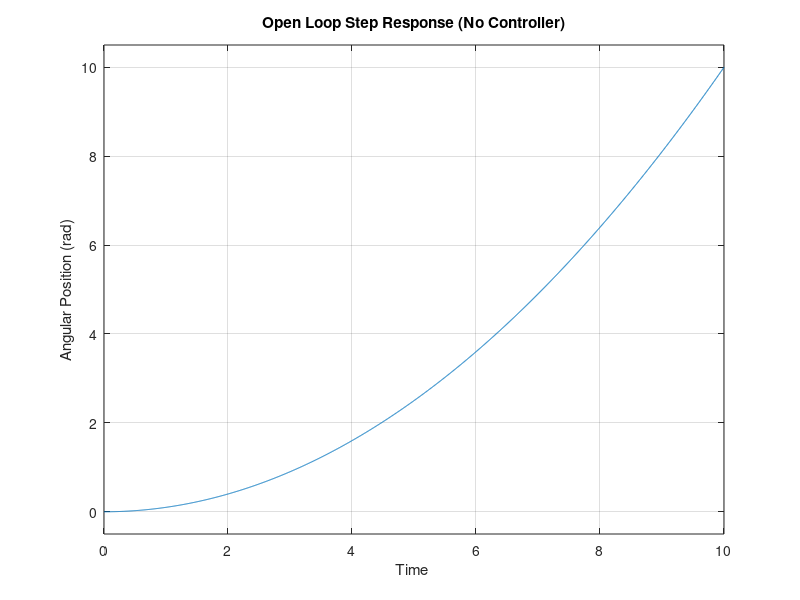
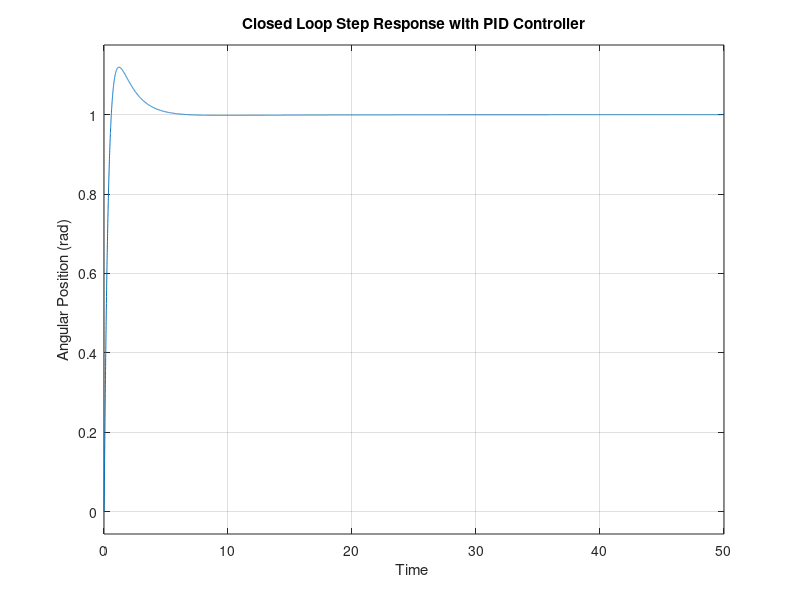

The MATLAB script that drew these images, in order: (Note: this script raises an error after producing the figures.)
clc;
clear;
close all;

% System parameters
I = 5;              % Moment of inertia
s = tf('s');        % Laplace variable
G = 1/(I*s^2);      % Transfer function

disp('Open Loop Transfer Function:')
G

% Open loop step response
figure;
step(G);
title('Open Loop Step Response (No Controller)');
xlabel('Time ');
ylabel('Angular Position (rad)');
grid on;

% PID controller gains
Kp = 12;      
Ki = 1;       
Kd = 18;       

N =  80;           % Derivative filter parameter
Tf = 1/N;          % Filter time constant

% Create PID controller
PID_Controller = pid(Kp, Ki, Kd,Tf);

% Closed-loop system with unity feedback
Closed_Loop_System = feedback(PID_Controller * G, 1);

% Closed-loop step response
figure;
step(Closed_Loop_System);
title('Closed Loop Step Response with PID Controller');
xlabel('Time ');
ylabel('Angular Position (rad)');
grid on;

% Get performance metrics
Performance_Metrics = stepinfo(Closed_Loop_System);

% Display results
disp('Performance Metrics:')
Performance_Metrics

% Time vector for simulation
t = 0:0.01:20;

% Sinusoidal disturbance torque
disturbance = 0.2 * sin(0.5 * t);

% Disturbance to output transfer function
Disturbance_Response = feedback(G, PID_Controller);

% Simulate disturbance response
[y, t_out] = lsim(Disturbance_Response, disturbance, t);

% Plot disturbance response
figure;
plot(t_out, y, 'LineWidth', 1.5);
title('Satellite Response to External Disturbance');
xlabel('Time (seconds)');
ylabel('Angular Position (rad)');
grid on;

%% Visual Animation

% Closed-loop step response data
[theta, t] = step(Closed_Loop_System);

figure;

for k = 1:length(t)

    % Current rotation angle
    current_angle = theta(k);

    % Satellite arm length
    L = 1;

    % Rotated coordinates
    x = L * cos(current_angle);
    y = L * sin(current_angle);

   clf;

% Draw satellite arm
plot([0 x], [0 y], 'LineWidth', 3);
hold on;

% Reference axis
plot([-1.2 1.2], [0 0], '--k');

% Origin point
plot(0,0,'ko','MarkerSize',6,'MarkerFaceColor','k');

axis equal;
axis([-1.2 1.2 -1.2 1.2]);

xlabel('X Axis');
ylabel('Y Axis');
title(['Satellite Attitude (Theta = ' num2str(current_angle,3) ' rad)']);

grid on;

    if k > 1
    pause(t(k) - t(k-1));
end

end
